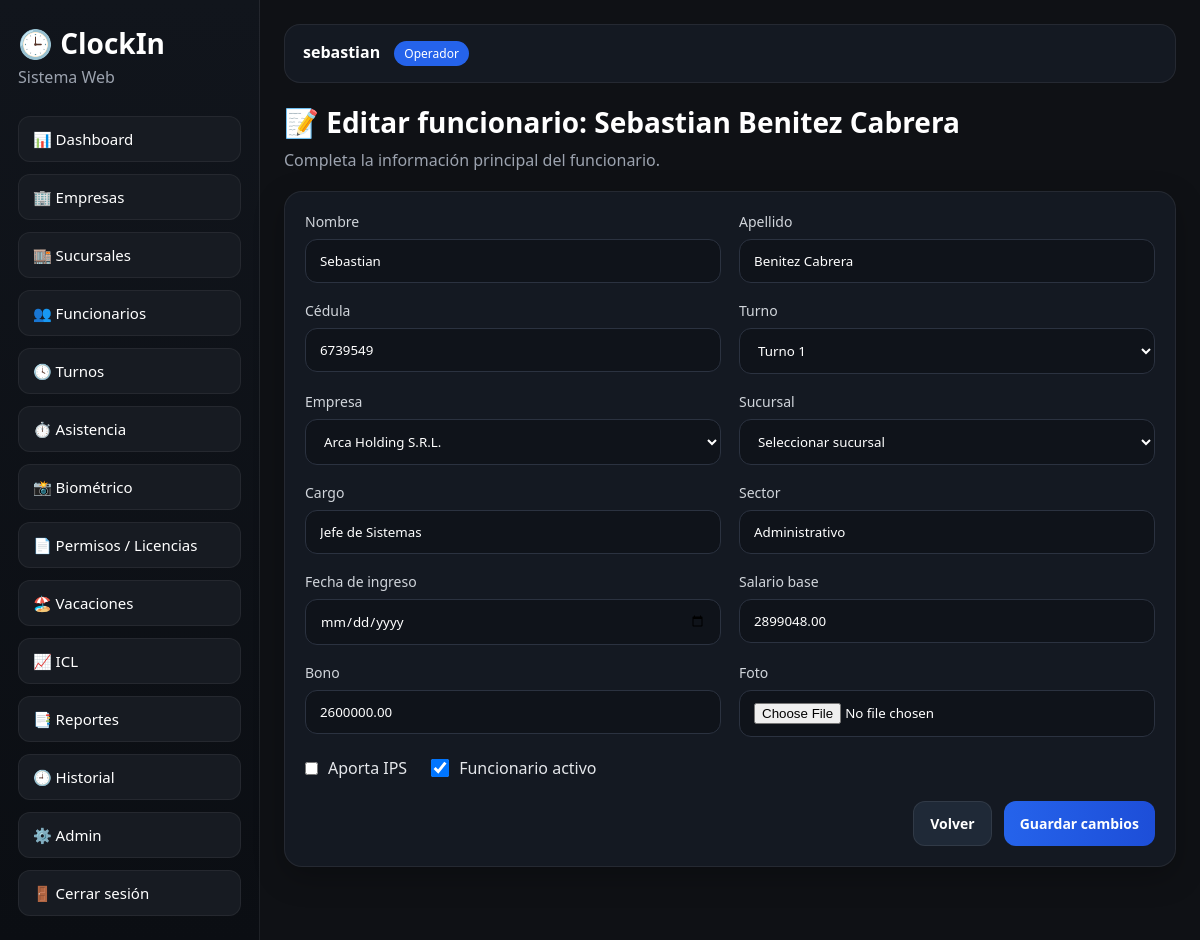
The app's page /funcionarios/4/editar/ (signed in) with its own data.
### usuarios/models.py (models this page shows, shortened)
class Usuario(AbstractUser):
    class Roles(models.TextChoices):
        ADMIN = "admin", "Administrador"
        RRHH = "rrhh", "RRHH"
        SUPERVISOR = "supervisor", "Supervisor"
        OPERADOR = "operador", "Operador"
        FUNCIONARIO = "funcionario", "Funcionario"
    rol = models.CharField(
        max_length=20,
        choices=Roles.choices,
        default=Roles.OPERADOR
    )
    telefono = models.CharField(max_length=30, blank=True, null=True)
    activo = models.BooleanField(default=True)

### core/models.py (models this page shows, shortened)
class Funcionario(models.Model):
    nombre = models.CharField(max_length=100)
    apellido = models.CharField(max_length=100)
    cedula = models.CharField(max_length=30, unique=True)
    face_encoding = models.BinaryField(null=True, blank=True)
    turno = models.ForeignKey(
        Turno,
        on_delete=models.SET_NULL,
        null=True,
        blank=True,
        related_name="funcionarios"
    )
    cargo = models.CharField(max_length=100, blank=True, default="")
    sector = models.CharField(max_length=100, blank=True, default="")
    sucursal = models.CharField(max_length=100, blank=True, default="")
    sucursal_rel = models.ForeignKey(
        Sucursal,
        on_delete=models.SET_NULL,
        null=True,
        blank=True,
        related_name="funcionarios"
    )
    ips = models.BooleanField(default=False)
    salario_base = models.DecimalField(max_digits=12, decimal_places=2, default=0)
    bono = models.DecimalField(max_digits=12, decimal_places=2, default=0)
    fecha_ingreso = models.DateField(null=True, blank=True)
    foto = models.ImageField(upload_to="funcionarios/", null=True, blank=True)
    activo = models.BooleanField(default=True)
    creado_en = models.DateTimeField(auto_now_add=True)
    actualizado_en = models.DateTimeField(auto_now=True)
    class Meta:
        ordering = ["apellido", "nombre"]
    @property
    def nombre_completo(self):
        return f"{self.nombre} {self.apellido}"

### core/views.py (the view)
# urls.py: path("funcionarios/<int:pk>/editar/", funcionario_editar, name="funcionario_editar"),
@login_required
def funcionario_editar(request, pk):
    funcionario = get_object_or_404(Funcionario, pk=pk)
    if request.method == "POST":
        form = FuncionarioForm(request.POST, request.FILES, instance=funcionario)
        if form.is_valid():
            form.save()
            registrar_historial(
                request,
                "Funcionarios",
                "Editar",
                f"Se editó el funcionario {funcionario.nombre_completo} (CI: {funcionario.cedula})."
            )
            messages.success(request, "Funcionario actualizado correctamente.")
            return redirect("funcionarios_lista")
    else:
        form = FuncionarioForm(instance=funcionario)
    return render(request, "core/funcionario_form.html", {
        "form": form,
        "titulo_form": f"Editar funcionario: {funcionario.nombre_completo}",
        "boton_texto": "Guardar cambios",
        "funcionario": funcionario,
    })

### core/models.py (called while the page is built)
    def __str__(self):
        return self.nombre

    def __str__(self):
        return f"{self.empresa.nombre} - {self.nombre}"

    def __str__(self):
        return self.nombre

### templates/core/funcionario_form.html (shortened to what this page needs)
{% extends "base.html" %}
{% block content %}
<div class="page-header">
    <h2>📝 {{ titulo_form }}</h2>
    <p>Completa la información principal del funcionario.</p>
</div>
<div class="card form-card">
    <form method="post" enctype="multipart/form-data">
        <div class="form-grid">
            <div class="form-field">
                <label for="{{ form.nombre.id_for_label }}">Nombre</label>
                {{ form.nombre }}
            </div>
            <div class="form-field">
                <label for="{{ form.apellido.id_for_label }}">Apellido</label>
                {{ form.apellido }}
            </div>
            <div class="form-field">
                <label for="{{ form.cedula.id_for_label }}">Cédula</label>
                {{ form.cedula }}
            </div>
            <div class="form-field">
                <label for="{{ form.turno.id_for_label }}">Turno</label>
                {{ form.turno }}
            </div>
            <div class="form-field">
                <label for="{{ form.empresa.id_for_label }}">Empresa</label>
                {{ form.empresa }}
            </div>
            <div class="form-field">
                <label for="{{ form.sucursal_rel.id_for_label }}">Sucursal</label>
                {{ form.sucursal_rel }}
            </div>
            <div class="form-field">
                <label for="{{ form.cargo.id_for_label }}">Cargo</label>
                {{ form.cargo }}
            </div>
            <div class="form-field">
                <label for="{{ form.sector.id_for_label }}">Sector</label>
                {{ form.sector }}
            </div>
            <div class="form-field">
                <label for="{{ form.fecha_ingreso.id_for_label }}">Fecha de ingreso</label>
                {{ form.fecha_ingreso }}
            </div>
            <div class="form-field">
                <label for="{{ form.salario_base.id_for_label }}">Salario base</label>
                {{ form.salario_base }}
            </div>
            <div class="form-field">
                <label for="{{ form.bono.id_for_label }}">Bono</label>
                {{ form.bono }}
            </div>
            <div class="form-field">
                <label for="{{ form.foto.id_for_label }}">Foto</label>
                {{ form.foto }}
            </div>
        </div>
        <div class="checks-row">
            <label class="check-item">
                {{ form.ips }} <span>Aporta IPS</span>
            </label>
            <label class="check-item">
                {{ form.activo }} <span>Funcionario activo</span>
            </label>
        </div>
        <div class="form-actions">
            <a href="{% url 'funcionarios_lista' %}" class="btn-secondary">Volver</a>
            <button type="submit" class="btn-primary btn-link">{{ boton_texto }}</button>
        </div>
    </form>
</div>
{% endblock %}

### templates/base.html (shortened to what this page needs)
<!DOCTYPE html>
<html lang="es">
<head>
    <link rel="stylesheet" href="/static/css/styles.css">
</head>
<body>
<div class="layout">
    <aside class="sidebar" id="sidebar">
        <div class="brand">
            <h1>🕒 ClockIn</h1>
            <p>Sistema Web</p>
        </div>
        {% if request.user.is_authenticated %}
        <nav class="menu">
            <a href="{% url 'dashboard' %}">📊 Dashboard</a>
            <a href="{% url 'empresas_lista' %}">🏢 Empresas</a>
            <a href="{% url 'sucursales_lista' %}">🏬 Sucursales</a>
            <a href="{% url 'funcionarios_lista' %}">👥 Funcionarios</a>
            <a href="{% url 'turnos_lista' %}">🕓 Turnos</a>
            <a href="{% url 'asistencia_marcar' %}">⏱️ Asistencia</a>
            <a href="{% url 'biometrico_inicio' %}">📸 Biométrico</a>
            <a href="{% url 'permisos_lista' %}">📄 Permisos / Licencias</a>
            <a href="{% url 'vacaciones_lista' %}">🏖️ Vacaciones</a>
            <a href="{% url 'icl_lista' %}">📈 ICL</a>
            <a href="{% url 'reportes' %}">📑 Reportes</a>
            <a href="{% url 'historial_lista' %}">🕘 Historial</a>
            <a href="/admin/">⚙️ Admin</a>
            <form method="post" action="{% url 'logout' %}">
                <button type="submit" class="logout-btn">🚪 Cerrar sesión</button>
            </form>
        </nav>
        {% endif %}
    </aside>
    <main class="content">
        <header class="topbar">
            {% if request.user.is_authenticated %}
                <div>
                    <strong>{{ request.user.get_full_name|default:request.user.username }}</strong>
                    <span class="role-badge">{{ request.user.get_rol_display }}</span>
                </div>
            {% endif %}
        </header>
        <section class="page">
            {% block content %}{% endblock %}
        </section>
    </main>
</div>
</body>
</html>

### static/css/styles.css (style rules this page uses)
* { box-sizing: border-box; margin: 0; padding: 0; font-family: "Segoe UI", Arial, sans-serif; }
body { background: #0f1115; color: #ffffff; }
.layout { display: flex; min-height: 100vh; }
.sidebar { width: 260px; background: linear-gradient(180deg, #11151c 0%, #0b0e13 100%); border-right: 1px solid rgba(255,255,255,0.08); padding: 24px 18px; }
.brand h1 { font-size: 28px; margin-bottom: 4px; }
.brand p { color: #9ca3af; margin-bottom: 28px; }
.menu { display: flex; flex-direction: column; gap: 12px; }
.menu a, .logout-btn { text-decoration: none; color: #ffffff; background: #171b22; padding: 12px 14px; border-radius: 12px; border: 1px solid rgba(255,255,255,0.06); transition: 0.2s ease; display: block; width: 100%; text-align: left; cursor: pointer; font-size: 15px; }
.content { flex: 1; padding: 24px; }
.topbar { background: #141922; border: 1px solid rgba(255,255,255,0.07); border-radius: 16px; padding: 16px 18px; margin-bottom: 20px; display: flex; justify-content: space-between; align-items: center; }
.role-badge { display: inline-block; margin-left: 10px; background: #2563eb; color: white; padding: 4px 10px; border-radius: 999px; font-size: 12px; }
.page-header { margin-bottom: 20px; }
.page-header h2 { font-size: 28px; margin-bottom: 8px; }
.page-header p { color: #9ca3af; }
.card { background: #141922; border: 1px solid rgba(255,255,255,0.07); border-radius: 18px; padding: 20px; box-shadow: 0 10px 30px rgba(0,0,0,0.25); }
.form-group label, .form-field label { display: block; margin-bottom: 8px; font-size: 14px; color: #d1d5db; }
.form-group input, .form-control, .form-field input, .form-field select, .form-field textarea { width: 100%; padding: 12px 14px; border-radius: 12px; border: 1px solid #2b3240; background: #0f131a; color: white; outline: none; }
.btn-primary, .btn-secondary, .btn-table, .btn-link { display: inline-block; padding: 12px 16px; border: none; border-radius: 12px; text-decoration: none; cursor: pointer; font-size: 14px; font-weight: 600; }
.btn-primary, .btn-link { background: linear-gradient(90deg, #2563eb, #1d4ed8); color: white; }
.btn-secondary { background: #1f2937; color: white; border: 1px solid rgba(255,255,255,0.08); }
.form-card { max-width: 1100px; }
.form-grid { display: grid; grid-template-columns: repeat(2, minmax(240px, 1fr)); gap: 18px; }
.checks-row { display: flex; gap: 24px; margin-top: 20px; margin-bottom: 22px; flex-wrap: wrap; }
.check-item { display: flex; align-items: center; gap: 10px; color: #e5e7eb; }
.form-check-input { width: 18px; height: 18px; }
.form-actions { display: flex; gap: 12px; justify-content: flex-end; margin-top: 10px; flex-wrap: wrap; }
.sidebar { transition: all 0.3s ease; }

### records on screen
Usuario: user.get_full_name "sebastian", user.rol "Operador"
Funcionario: nombre "Sebastian", apellido "Benitez Cabrera", cedula "6739549", turno "Turno 1", sucursal_rel "Seleccionar sucursal", cargo "Jefe de Sistemas", sector "Administrativo", salario_base "2899048.00", bono "2600000.00", activo "☑"

### other values on screen
{{ titulo_form }} "Editar funcionario: Sebastian Benitez Cabrera"
{{ boton_texto }} "Guardar cambios"
